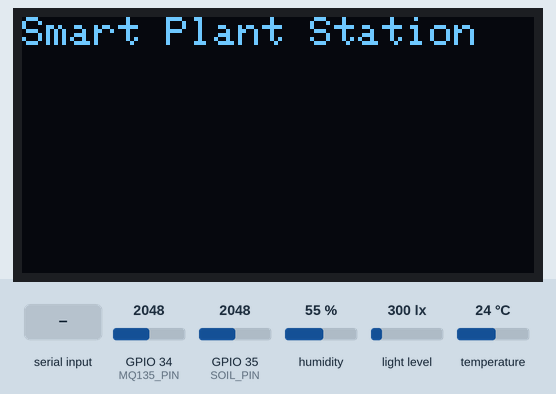
A sketch run on a simulated ESP32. On the bench: 128×64 one-colour display. The inputs (shaded band) are chosen by the test bench; at power-on: humidity 55 %, light level 300 lx, GPIO 34 (MQ135_PIN) = 2048, GPIO 35 (SOIL_PIN) = 2048, temperature 24 °C. WiFi joins after 1.5 s; servers stay silent unless stated; EEPROM starts erased; no MQTT or app messages arrive unless stated; what the sketch prints to the serial monitor is not drawn.

Above: at 4.7 s.
4.8 s: "reset\n" received over Serial
At 5.6 s:
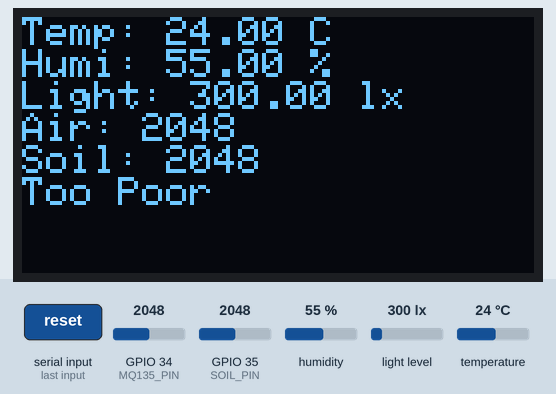
8.0 s: humidity set to 22 %
At 10.7 s:
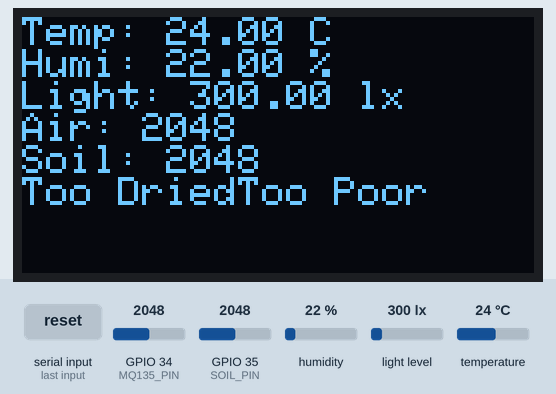
12.5 s: light level set to 40 lx
At 15.7 s:
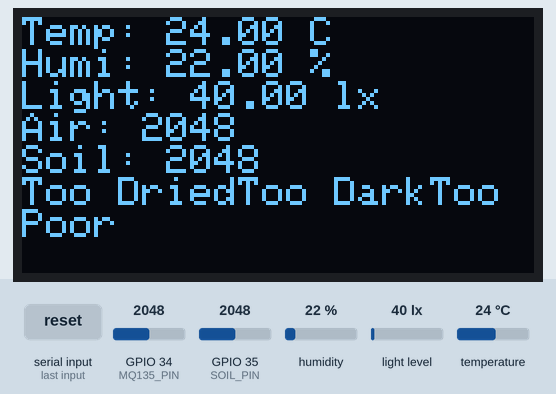
Timing chart, 0 to 17.2 s (numbered marks = the images above; inputs shaded):
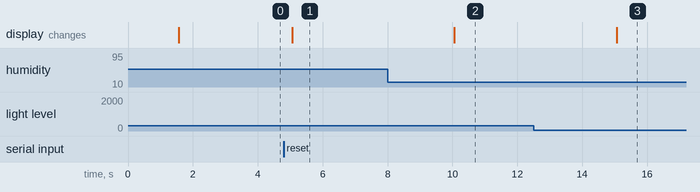

Measured:
- after the input at 4.8 s, the display: changes after 0.26 s (image 1)
- after the input at 8.0 s, the display: changes after 2.1 s (image 2)
- after the input at 12.5 s, the display: changes after 2.6 s (image 3)

The sketch:

FULL_CODE_CMD_FROM_MQTT_1.ino
```cpp
#include <WiFi.h>
#include <EEPROM.h>
#include <PubSubClient.h>
#include <Wire.h>
#include <Adafruit_SSD1306.h>
#include <Adafruit_GFX.h>
#include <Adafruit_Sensor.h>
#include <DHT.h>
#include <BH1750.h>

// WiFi and MQTT
const char* ssid = "Redmi Note 13 Pro";
const char* password = "12345678";
const char* mqtt_server = "broker.hivemq.com";

WiFiClient espClient;
PubSubClient client(espClient);

// OLED Display
#define SCREEN_WIDTH 128
#define SCREEN_HEIGHT 64
Adafruit_SSD1306 display(SCREEN_WIDTH, SCREEN_HEIGHT, &Wire, -1);

// Sensors
#define DHTPIN 4
#define DHTTYPE DHT22
DHT dht(DHTPIN, DHTTYPE);

BH1750 lightMeter;
#define MQ135_PIN 34
#define SOIL_PIN 35


// Thresholds
struct Thresholds{
  double tempMax, tempMin;
  double humMax, humMin;
  double lightMax, lightMin;
  int airMax, airMin;
  int soilMax, soilMin;
  unsigned long msgInterval;
};

Thresholds th = {38, 15, 80, 40, 1000, 100, 2000, 200, 2500, 1000, 5000}; // {C, C, %, %, lx, lx, air, air, soil, soil, ms}

// EEPROM config
#define EEPROM_SIZE sizeof(Thresholds)

void saveThresholds() {
  EEPROM.put(0,th);
  EEPROM.commit();
  Serial.println("Saved");
}

void loadThresholds() {
  EEPROM.get(0,th);
  Serial.println("Loaded");
}
// Timing
unsigned long lastMsg = 0;

// 64-bit rotates
static inline uint64_t ROL64(uint64_t x,int r){
  return (x<<r)|(x>>(64-r));
}
static inline uint64_t ROR64(uint64_t x,int r){
  return (x>>r)|(x<<(64-r));
}

// SIMON f-function
static inline uint64_t f64(uint64_t x){
  return ((ROL64(x,1)&ROL64(x,8))^ROL64(x,2));
}

// your 128-bit key
uint64_t SIMON_KEY[2] = {
  0x656b696c20646e75ULL,
  0x656b696c20646e75ULL
};

// Key schedule produces 68 round keys
void simon128_key_schedule(const uint64_t key[2],uint64_t rk[68]){

  uint64_t A = key[0];
  uint64_t B = key[1];
  const uint64_t c = 0xfffffffffffffffcULL;
  uint64_t z = 0x7369f885192c0ef5ULL;  // z0 LSB-first

  int i = 0;
  for (i=0;i<64;){
    rk[i++] = A;
    A ^= c^(z&1ULL)^ROR64(B,3)^ROR64(B,4);
    z >>= 1;

    rk[i++] = B;
    B ^= c^(z&1ULL)^ROR64(A,3)^ROR64(A,4);
    z >>= 1;
  }

  rk[64] = A;
  A ^= c^1ULL^ROR64(B,3)^ROR64(B,4);

  rk[65] = B;
  B ^= c^0ULL^ROR64(A,3)^ROR64(A,4);

  rk[66] = A;
  rk[67] = B;
}

// Encryption
void simon128_encrypt(const uint64_t pt[2],uint64_t ct[2],const uint64_t rk[68]){

  uint64_t x = pt[0];
  uint64_t y = pt[1];

  for(int i=0;i<68;i++){
    uint64_t new_x = y^f64(x)^rk[i];
    uint64_t new_y = x;
    x = new_x;
    y = new_y;
  }

  ct[0] = x;
  ct[1] = y;
}

// Decryption
void simon128_decrypt(const uint64_t ct[2],uint64_t pt[2],const uint64_t rk[68]){

  uint64_t x = ct[0];
  uint64_t y = ct[1];

  for(int i=67;i>=0;i--){
    uint64_t old_x = y;
    uint64_t old_y = x^f64(y)^rk[i];
    x = old_x;
    y = old_y;
  }

  pt[0] = x;
  pt[1] = y;
}
// Byte helpers(big-endian)
uint64_t bytes_to_u64_be(const uint8_t *b){
  return ((uint64_t)b[0]<<56)|((uint64_t)b[1]<<48)|
         ((uint64_t)b[2]<<40)|((uint64_t)b[3]<<32)|
         ((uint64_t)b[4]<<24)|((uint64_t)b[5]<<16)|
         ((uint64_t)b[6]<<8)|(uint64_t)b[7];
}

void u64_to_bytes_be(uint64_t v, uint8_t *b){
  b[0] = (v>>56)&0xFF;
  b[1] = (v>>48)&0xFF;
  b[2] = (v>>40)&0xFF;
  b[3] = (v>>32)&0xFF;
  b[4] = (v>>24)&0xFF;
  b[5] = (v>>16)&0xFF;
  b[6] = (v>>8)&0xFF;
  b[7] =  v&0xFF;
}

// Encrypt string 32 hex chars
String simon128EncryptString(String plain){

  while(plain.length()<16) plain += ' ';
  if(plain.length()>16) plain = plain.substring(0,16);

  uint8_t buf[16];
  for (int i=0;i<16;i++) buf[i]=plain[i];

  uint64_t pt[2] = {
    bytes_to_u64_be(&buf[0]),
    bytes_to_u64_be(&buf[8])
  };

  uint64_t rk[68];
  simon128_key_schedule(SIMON_KEY,rk);

  uint64_t ct[2];
  simon128_encrypt(pt,ct,rk);

  char out[33];
  sprintf(out,"%016llX%016llX",
          (unsigned long long)ct[0],
          (unsigned long long)ct[1]);

  return String(out);
}
// Decrypt 32-hex-char plaintext
String simon128DecryptString(String hexCipher){

  if(hexCipher.length()!=32) return "";

  uint64_t ct[2] = {
    strtoull(hexCipher.substring(0,16).c_str(),NULL,16),
    strtoull(hexCipher.substring(16).c_str(),NULL,16)
  };

  uint64_t rk[68];
  simon128_key_schedule(SIMON_KEY,rk);

  uint64_t pt[2];
  simon128_decrypt(ct,pt,rk);

  uint8_t buf[16];
  u64_to_bytes_be(pt[0], &buf[0]);
  u64_to_bytes_be(pt[1], &buf[8]);

  String result = "";
  for(int i=0;i<16;i++) result+=(char)buf[i];

  while(result.endsWith(" ")) result.remove(result.length()-1);

  return result;
}

// WiFi Connect
void setup_wifi(){
  Serial.print("Connecting to ");
  Serial.println(ssid);
  WiFi.begin(ssid,password);
  while(WiFi.status()!=WL_CONNECTED){
    delay(500);
    Serial.print(".");
  }
  Serial.println("\nWiFi connected");
  Serial.println(WiFi.localIP());
}

void reconnect(){
  while(!client.connected()){
    Serial.print("Attempting MQTT connection...");
    if (client.connect("ESP32ClientGroup5")){
      Serial.println("connected");
      client.subscribe("esp32/commands_enc");
    }
    else{
      Serial.print("failed");
      Serial.println(" retrying in 5s");
      delay(5000);
    }
  }
}

 // Command help
void printHelp(){
  Serial.println("\nCommands:");
  Serial.println("interval=<ms>");
  Serial.println("temp_min=<v>, temp_max=<v>");
  Serial.println("hum_min=<v>, hum_max=<v>");
  Serial.println("light_min=<v>, light_max=<v>");
  Serial.println("air_min=<v>, air_max=<v>");
  Serial.println("soil_min=<v>, soil_max=<v>");
  Serial.println("show: display all thresholds");
  Serial.println("reset: reset to default values");
}

// Handle command
void handleCommand(String cmd){
  cmd.trim();
  bool changed = false;
  if(cmd.equalsIgnoreCase("show")){
      Serial.printf("\nInterval: %lu ms\n",th.msgInterval);
      Serial.printf("Temp: %.2f - %.2f C\n",th.tempMin,th.tempMax);
      Serial.printf("Hum: %.2f - %.2f %%\n",th.humMin,th.humMax);
      Serial.printf("Light: %.2f - %.2f lx\n",th.lightMin,th.lightMax);
      Serial.printf("Air: %d - %d\n",th.airMin,th.airMax);
      Serial.printf("Soil: %d - %d\n",th.soilMin,th.soilMax);
    }
  else if(cmd.equalsIgnoreCase("reset")){
  th = {38, 15, 80, 40, 1000, 100, 2000, 200, 2500, 1000, 5000}; // {C, C, %, %, lx, lx, air, air, soil, soil, ms}
  saveThresholds();
  String enmsg= simon128EncryptString(cmd);
  String msg = simon128DecryptString(enmsg);
  Serial.print("Encrypted: ");    //test encrypted and decrypted string
  Serial.println(enmsg);
  Serial.print("Decrypted: ");
  Serial.println(msg);
  Serial.println("Reseted to default values");
  }
  else if(cmd.startsWith("temp_max=")){
    th.tempMax = (cmd.substring(9)).toDouble();
    changed = true;
    String enmsg= simon128EncryptString(cmd);
    String msg = simon128DecryptString(enmsg);
    Serial.print("Encrypted: ");    //test encrypted and decrypted string
    Serial.println(enmsg);
    Serial.print("Decrypted: ");
    Serial.println(msg);
    }
  else if(cmd.startsWith("temp_min=")){
    th.tempMin = (cmd.substring(9)).toDouble();
    changed = true;
    }
  else if(cmd.startsWith("hum_max=")){
    th.humMax = (cmd.substring(8)).toDouble();
    changed = true;
    }
  else if(cmd.startsWith("hum_min=")){
    th.humMin = (cmd.substring(8)).toDouble();
    changed = true;
    }
  else if(cmd.startsWith("light_max=")){
    th.lightMax = (cmd.substring(10)).toDouble();
    changed = true;
    }
  else if(cmd.startsWith("light_min=")){
    th.lightMin = (cmd.substring(10)).toDouble();
    changed = true;
    }
  else if(cmd.startsWith("air_max=")){
    th.airMax = cmd.substring(8).toInt();
    changed = true;
    }
  else if(cmd.startsWith("air_min=")){
    th.airMin = cmd.substring(8).toInt();
    changed = true;
    }
  else if(cmd.startsWith("soil_max=")){
    th.soilMax = cmd.substring(9).toInt();
    changed = true;
    }
  else if(cmd.startsWith("soil_min=")){
    th.soilMin = cmd.substring(9).toInt();
    changed = true;
    }
  else if(cmd.startsWith("interval=")){
    th.msgInterval = cmd.substring(9).toInt();
    changed = true;
    }
  else printHelp();

  if (changed){
    saveThresholds();
    String msg = "Updated: " + cmd;
    Serial.println(msg);
    client.publish("esp32/alerts",msg.c_str());
  }
}
//float
//topic
// emperature data	    esp32/temperature
// Humidity data	      esp32/humidity
// Light data	          esp32/light
// Air quality data	    esp32/air
// Soil moisture data	  esp32/soil
// Threshold alerts	    esp32/alertst - temp , esp32/alertsh - humi, esp32/alertsl - light, esp32/alertsa - air, esp32/alertss - soil
// Encrypted commands	  esp32/commands_enc

void callback(char* topic,byte* message,unsigned int length){
  String encMsg;
  for(int i = 0;i < length;i++) encMsg += (char)message[i];

  Serial.print("Encrypted incoming: ");
  Serial.println(encMsg);

  if(String(topic) == "esp32/commands_enc"){
      String cmd = simon128DecryptString(encMsg);
      Serial.print("Decrypted: ");
      Serial.println(cmd);

      handleCommand(cmd);
  }
}

// Setup
void setup() {
  Serial.begin(115200);
  Wire.begin();
  EEPROM.begin(EEPROM_SIZE);

  setup_wifi();
  client.setServer(mqtt_server, 1883);
  client.setCallback(callback);

  loadThresholds();

  dht.begin();
  lightMeter.begin();

  display.begin(SSD1306_SWITCHCAPVCC,0x3C);

  display.clearDisplay();
  display.setTextSize(1);
  display.setTextColor(SSD1306_WHITE);
  display.setCursor(0,0);
  display.println("Smart Plant Station");
  display.display();

  delay(2000);

  printHelp();
}

// Loop
void loop() {
  if(!client.connected()) reconnect();
  client.loop();

  if(Serial.available()){
    String cmd = Serial.readStringUntil('\n');
    handleCommand(cmd);
  }

  unsigned long now = millis();
  if(now - lastMsg > th.msgInterval){
    lastMsg = now;

    float temperature = dht.readTemperature();
    float humidity = dht.readHumidity();
    float lux = lightMeter.readLightLevel();
    int airValue = analogRead(MQ135_PIN);
    int soilValue = analogRead(SOIL_PIN);

    // Encrypt
    String encTemp = simon128EncryptString(String(temperature,2));
    String encHumi = simon128EncryptString(String(humidity,2));
    String encLight = simon128EncryptString(String(lux,2));
    String encAir = simon128EncryptString(String(airValue));
    String encSoil = simon128EncryptString(String(soilValue));

    //Decrypt
    float decTemp = simon128DecryptString(encTemp).toDouble();
    float decHumi = simon128DecryptString(encHumi).toDouble();
    float decLight = simon128DecryptString(encLight).toDouble();
    int decAir = simon128DecryptString(encAir).toInt();
    int decSoil = simon128DecryptString(encSoil).toInt();

    // Serial monitor
    Serial.println(" Sensor Data");
    Serial.printf("Temp: %.2f C | Hum: %.2f %% | Light: %.2f lx | Air: %d | Soil: %d\n",
                   temperature,humidity,lux,airValue,soilValue);
    Serial.printf("Temp: %s C | Hum: %s %% | Light: %s lx | Air: %s | Soil: %s\n",
                  encTemp.c_str(),encHumi.c_str(),encLight.c_str(),encAir.c_str(),encSoil.c_str());
    Serial.printf("Temp: %.2f C | Hum: %.2f %% | Light: %.2f lx | Air: %d | Soil: %d\n",
                   decTemp,decHumi,decLight,decAir,decSoil);

    // OLED display
    display.clearDisplay();
    display.setCursor(0, 0);
    display.print("Temp: "); display.print(temperature); display.println(" C");
    display.print("Humi: "); display.print(humidity); display.println(" %");
    display.print("Light: "); display.print(lux); display.println(" lx");
    display.print("Air: "); display.println(airValue);
    display.print("Soil: "); display.println(soilValue);


    // Publish
    client.publish("esp32/temperature", encTemp.c_str());
    client.publish("esp32/humidity", encHumi.c_str());
    client.publish("esp32/light", encLight.c_str());
    client.publish("esp32/air", encAir.c_str());
    client.publish("esp32/soil", encSoil.c_str());

    // Threshold checks
    char alert[16];
    if(th.tempMin>=th.tempMax){
      sprintf(alert,"Set Sai");
      Serial.println(alert);
      display.print(alert);
      String enalert=simon128EncryptString(String(alert));
      client.publish("esp32/alertst",enalert.c_str());
    }
    else if(th.humMin>=th.humMax){
      sprintf(alert,"Set Sai");
      Serial.println(alert);
      display.print(alert);
      String enalert=simon128EncryptString(String(alert));
      client.publish("esp32/alertsh",enalert.c_str());
    }
    else if(th.lightMin>=th.lightMax){
      sprintf(alert,"Set Sai");
      Serial.println(alert);
      display.print(alert);
      String enalert=simon128EncryptString(String(alert));
      client.publish("esp32/alertsl",enalert.c_str());
    }
    else if(th.airMin>=th.airMax){
      sprintf(alert,"Set Sai");
      Serial.println(alert);
      display.print(alert);
      String enalert=simon128EncryptString(String(alert));
      client.publish("esp32/alertsa",enalert.c_str());
    }
    else if(th.soilMin>=th.soilMax){
      sprintf(alert,"Set Sai");
      Serial.println(alert);
      display.print(alert);
      String enalert=simon128EncryptString(String(alert));
      client.publish("esp32/alertss",enalert.c_str());
    }
    else{
    if(temperature < th.tempMin){
      sprintf(alert,"Too Cold");
      Serial.println(alert);
      display.print(alert);
      String enalert=simon128EncryptString(String(alert));
      client.publish("esp32/alertst",enalert.c_str());
    }

    if(temperature > th.tempMax){
     sprintf(alert,"Too Hot");
      Serial.println(alert);
      display.print(alert);
      String enalert=simon128EncryptString(String(alert));
      client.publish("esp32/alertst",enalert.c_str());
    }

    if(humidity < th.humMin){
     sprintf(alert,"Too Dried");
     Serial.println(alert);
     display.print(alert);
     String enalert=simon128EncryptString(String(alert));
     client.publish("esp32/alertsh",enalert.c_str());
    }

    if(humidity > th.humMax){
     sprintf(alert,"Too Humid");
     Serial.println(alert);
     display.print(alert);
     String enalert=simon128EncryptString(String(alert));
     client.publish("esp32/alertsh",enalert.c_str());
    }

    if(lux < th.lightMin){
      sprintf(alert,"Too Dark");
      Serial.println(alert);
      display.print(alert);
      String enalert=simon128EncryptString(String(alert));
      client.publish("esp32/alertsl",enalert.c_str());
    }
    if(lux > th.lightMax){
      sprintf(alert,"Too Bright");
      Serial.println(alert);
      display.print(alert);
      String enalert=simon128EncryptString(String(alert));
      client.publish("esp32/alertsl",enalert.c_str());
    }

    if(airValue < th.airMin){
      sprintf(alert,"Too Clean");
      Serial.println(alert);
      display.print(alert);
      String enalert=simon128EncryptString(String(alert));
      client.publish("esp32/alertsa",enalert.c_str());
    }
    if(airValue > th.airMax){
      sprintf(alert,"Too Poor");
      Serial.println(alert);
      display.print(alert);
      String enalert=simon128EncryptString(String(alert));
      client.publish("esp32/alertsa",enalert.c_str());
    }

    if(soilValue < th.soilMin){
      sprintf(alert,"Too Wet");
      Serial.println(alert);
      display.print(alert);
      String enalert=simon128EncryptString(String(alert));
      client.publish("esp32/alertss",enalert.c_str());
    }
    if(soilValue > th.soilMax){
      sprintf(alert,"Too Dry");
      Serial.println(alert);
      display.print(alert);
      String enalert=simon128EncryptString(String(alert));
      client.publish("esp32/alertss",enalert.c_str());
    }
    }

    // Serial.printf("Sent data at %lu ms\n", now);
    display.display();
  }
}
```
